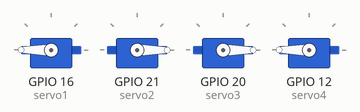
The program below on a simulated Raspberry Pi (BCM pin numbers). Shown: 4 × servo. Servo angles are drawn from the pulse width (0.5 ms = 0°, 2.5 ms = 180°). At 2.0 s the program stops and its outputs stay as they are.

Above: at 0.1 s.
At 1.1 s:
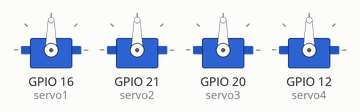
Timing chart, 0 to 3.5 s (numbered marks = the images above):
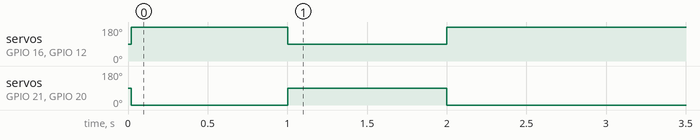

The program:

servos.py
```python
from gpiozero import Servo
import pigpio
import time
from gpiozero.pins.pigpio import PiGPIOFactory

# Laranja - sinal
# Vermelho - VCC
# Marrom - GND

class ServoController:
    def __init__(self):
        self.factory = PiGPIOFactory()

        # Definindo os pinos dos servos
        self.pinServo1 = 16
        self.pinServo2 = 21
        self.pinServo3 = 20
        self.pinServo4 = 12

        # Inicializando os servos
        self.servo1 = Servo(self.pinServo1, min_pulse_width=0.0005, max_pulse_width=0.0025, pin_factory=self.factory)
        self.servo2 = Servo(self.pinServo2, min_pulse_width=0.0005, max_pulse_width=0.0025, pin_factory=self.factory)
        self.servo3 = Servo(self.pinServo3, min_pulse_width=0.0005, max_pulse_width=0.0025, pin_factory=self.factory)
        self.servo4 = Servo(self.pinServo4, min_pulse_width=0.0005, max_pulse_width=0.0025, pin_factory=self.factory)

    def set_servos_direita(self, servo1_position):
        self.servo1.value = servo1_position
        self.servo2.value = -servo1_position  # Inverte a posição

    def set_servos_esquerda(self, servo3_position):
        self.servo3.value = servo3_position
        self.servo4.value = -servo3_position  # Inverte a posição

if __name__ == "__main__":

    controller = ServoController()

    # Movendo os servos para a posição máxima (1)
    controller.set_servos_direita(1)
    controller.set_servos_esquerda(-1)
    time.sleep(1)

    # Movendo os servos para a posição média (0)
    controller.set_servos_direita(0)
    controller.set_servos_esquerda(0)
    time.sleep(1)

    # Movendo os servos para a posição máxima novamente (1)
    controller.set_servos_direita(1)
    controller.set_servos_esquerda(-1)
```

Measured:
- by itself, servo on GPIO 16 (servo1), servo on GPIO 12 (servo4): 90° → 180° at 0.02 s, → 90° 0.98 s later, → 180° 1.0 s later
- by itself, servo on GPIO 21 (servo2), servo on GPIO 20 (servo3): 90° → 0° at 0.02 s, → 90° 0.98 s later, → 0° 1.0 s later
